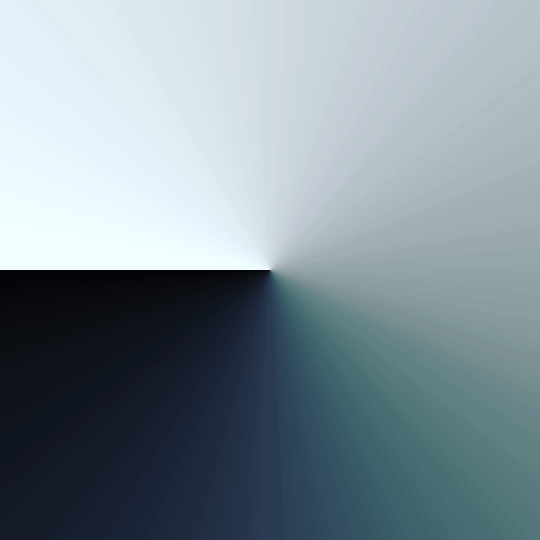
#> input picture input/1.jpg, 1080 x 1080 px (shown at 1/2 size); its folder holds 4 pictures in this run
$ python compute_curves.py
#> lines starting #> are read from the running program, lines starting #| are printed output that depends on the picture; pictures that were not available may be replaced by others from this repository, and a replacement may not be noted
import numpy as np
import os, sys
from PIL import Image
import matplotlib.pyplot as plt

SIZE = 1080

filters = [
    'Clarendon', 'Gingham', 'Moon', 'Lark', 'Reyes', 'Juno', 'Slumber',
    'Crema', 'Ludwig', 'Aden', 'Perpetua', 'Amaro', 'Mayfair', 'Rise',
    'Hudson', 'Valencia', 'X-Pro-II', 'Sierra', 'Willow', 'Lo-Fi', 'Inkwell',
    'Hefe', 'Nashville', 'Stinson', 'Vesper', 'Earlybird', 'Brannan', 'Sutro',
    'Toaster', 'Walden', '1977', 'Kelvin', 'Maven', 'Ginza', 'Skyline',
    'Dogpatch', 'Brooklyn', 'Helena', 'Ashby', 'Charmes'
]

for n in range(len(filters)):
    in_file = 'input/%d.jpg' % (n + 1)
    with Image.open(in_file) as im:
#> im is the input picture: PIL image 1080x1080 RGB; mean R, G, B 129.1, 144, 152.3
        img = np.array(im)

    # look at a circle with diameter of SIZE * 0.3
    r_curve = np.zeros((255), int)
    g_curve = np.zeros((255), int)
    b_curve = np.zeros((255), int)
    for deg in range(255):
        th = deg / 255.0 * 2.0 * np.pi
        x = -np.cos(th) * SIZE * 0.3
        y = np.sin(th) * SIZE * 0.3

        r = img[int(y + SIZE / 2), int(x + SIZE / 2), 0]
        g = img[int(y + SIZE / 2), int(x + SIZE / 2), 1]
        b = img[int(y + SIZE / 2), int(x + SIZE / 2), 2]

        r_curve[deg] = r
        g_curve[deg] = g
        b_curve[deg] = b
#> this loop made 255 passes
#> (r, g, b) on passes 1 to 3: (3, 7, 10), (4, 5, 9), (5, 6, 10)
#> after the loop, b_curve = 255 values, max 255 at index 237, min 9 at index 1, mean 151.9; g_curve = 255 values, max 255 at index 246, min 5 at index 1, mean 143.4; r_curve = 255 values, max 241 at index 249, min 3 at index 0, mean 128.8

    fig = plt.figure()
    ax = fig.gca()
    ax.plot(r_curve, color='r')
    ax.plot(g_curve, color='g')
    ax.plot(b_curve, color='b')
    ax.set_title(filters[n])
    ax.set_xlim((0, 255))
    ax.set_ylim((0, 255))
    ax.set_xticks([0, 63.75, 127.5, 191.25, 255])
    ax.set_yticks([0, 63.75, 127.5, 191.25, 255])
    ax.set_aspect('equal')
    ax.grid()
    # plt.show()

    plt.savefig('output/%s.png' % filters[n])
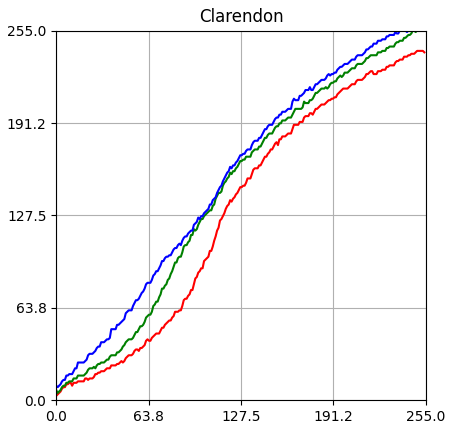
#> figure drawn by matplotlib, 1 panel; curve peaks at x = 249, y = 241; curve peaks at x = 246, y = 255; curve peaks at x = 237, y = 255
#> pass 3 of the loop `for n in range(len(filters)):`:
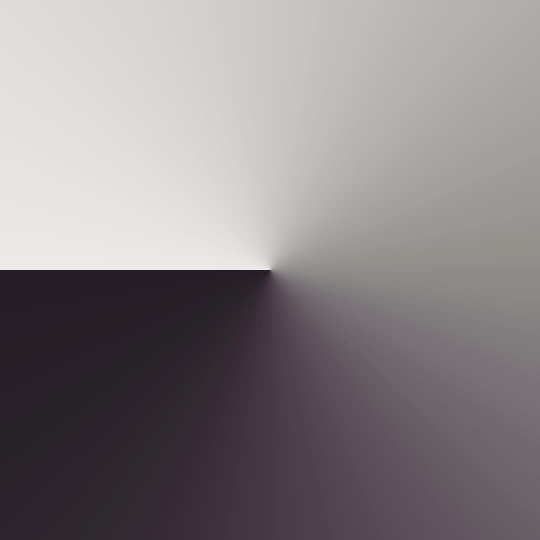
#> input picture input/10.jpg, 1080 x 1080 px, given in place of 3.jpg, which was not available (shown at 1/2 size)
#> im is the input picture: PIL image 1080x1080 RGB; mean R, G, B 137, 131.4, 133.9
#> the loop `for deg in range(255):` made 255 passes
#> (r, g, b) on passes 1 to 3: (37, 30, 37), (36, 29, 37), (36, 29, 37)
#> after the loop `for deg in range(255):`: b_curve = 255 values, max 232 at index 253, min 37 at index 0, mean 133.6; g_curve = 255 values, max 234 at index 253, min 29 at index 1, mean 131.1; r_curve = 255 values, max 235 at index 253, min 36 at index 1, mean 136.8
#> `plt.savefig('output/%s.png' % filters[n])`:
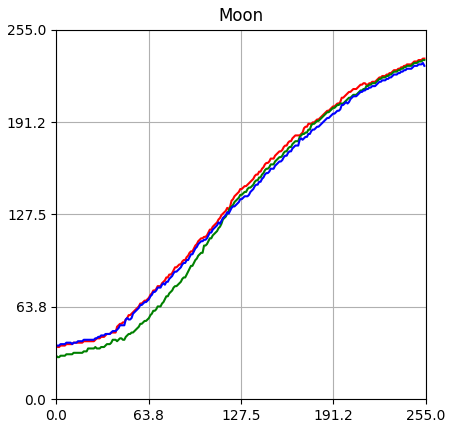
#> figure drawn by matplotlib, 1 panel; curve peaks at x = 253, y = 235; curve peaks at x = 253, y = 234; curve peaks at x = 253, y = 232
#> (the run stopped early here; a loop or call above may not have finished)
